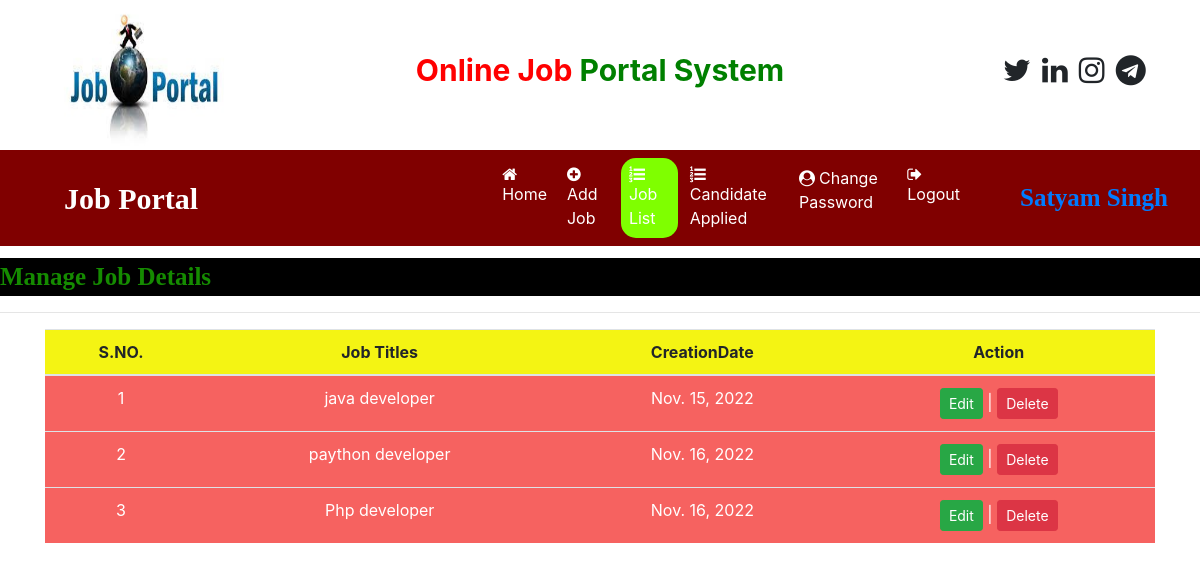
/job_list (signed in), run on the app's committed database.
### job/models.py (models this page shows, shortened)
class Job(models.Model):
    recruiter = models.ForeignKey(Recruiter,on_delete=models.CASCADE)
    start_date = models.DateField()
    end_date = models.DateField()
    title = models.CharField(max_length=100)
    salary = models.FloatField(max_length=20)
    image = models.FileField()
    description = models.CharField(max_length=300)
    experience = models.CharField(max_length=50)
    location = models.CharField(max_length=100)
    skills = models.CharField(max_length=100)
    creationdate = models.DateField()

### job/views.py (the view)
# urls.py: path('job_list',  job_list,  name="job_list"),
def job_list(request):
    if not request.user.is_authenticated:
        return redirect('recruiter_login')
    user = request.user
    recruiter = Recruiter.objects.get(user=user)
    job = Job.objects.filter(recruiter=recruiter)
    d = {'job':job}
    return render(request,'job_list.html',d)

### job/templates/job_list.html (shortened to what this page needs)
{% load static %}
{% block body %}
{% include 'recruiter_navigation.html' %}
<marquee style="font-family : 'Monotype Corsiva'; font-size:25px ; color : rgb(21, 139, 0) ; background-color : black ;font-weight: bold ; margin-top : 1%">
    Manage Job Details
</marquee>
 <hr>
<div class="container">
<table class="table table-hover" id="example">
    <thead>
        <tr style="background-color: rgb(244, 244, 19) ">
            <th>S.NO.</th>
            <th>Job Titles</th>
            <th>CreationDate</th>
            <th>Action</th>
        </tr>
    </thead>
    <tbody>
    {% for i in job %}
    <tr style="background-color: #f66260  ;color: white;">
        <td>{{forloop.counter}}</td>
        <td>{{i.title}}</td>
        <td>{{i.creationdate}}</td>
        <td><a href="{% url 'edit_jobdetail' i.id %}" class="btn btn-success btn-sm" >Edit</a>
           | <a href="{% url 'change_status' i.id %}" class="btn btn-danger btn-sm" >Delete</a>
        </td>
    </tr>
    {% endfor %}
    </tbody>
</table>
</div>
{% endblock %}

### job/templates/recruiter_navigation.html (shortened to what this page needs)
<html>
    <head>
        {% load static %}
  <link rel="stylesheet" href="https://cdn.jsdelivr.net/npm/bootstrap@4.6.1/dist/css/bootstrap.min.css">
  <link rel="stylesheet" href="https://cdnjs.cloudflare.com/ajax/libs/font-awesome/4.7.0/css/font-awesome.min.css">
    </head>
    <body>
        <div class="container">
             <div class="row">
                <div class="col-sm-3">
                   <img src="{% static 'images/v1.jpg' %}"  style="width:180px;height:150px"  >
                </div>
                <div class="col-sm-6 mt-5 text-center">
                     <span style="font-weight: bold; font-size : 30px">
                        <span style="color : red">Online Job</span>
                        <span style="color : green">Portal System</span>
                     </span>
                 </div>
                 <div class="col-sm-3 mt-5" style = "padding-left: 10%">
                    <span style="font-weight: bold; font-size: 30px">
                        <span><i class="fa fa-twitter pl-1"></i></span>
                        <span><i class="fa fa-linkedin pl-1"></i></span>
                        <span><i class="fa fa-instagram pl-1"></i></span>
                        <span><i class="fa fa-telegram pl-1"></i></span>
                    </span>
                 </div>
             </div>
        </div>
        <nav class="navbar navbar-expand-sm" style="background-color: maroon">
            <a class="navbar-brand text-white pl-5 font-weight-bold" style="font-family:'Monotype Corsiva'; font-size:30px">Job Portal</a>
            <ul class="navbar-nav">
                <li class="nav-item">
                    <a class="nav-link" href="{% url 'recruiter_home' %}"style='margin-left:280px'><i class="fa fa-home mr-1"></i>Home</a>
                </li>
                <li class="nav-item">
                    <a class="nav-link {% if request.path == '/add_job' %} active {% endif %}" href="{% url 'add_job' %}"><i class="fa fa-plus-circle mr-1"></i>Add Job</a>
                </li>
                <li class="nav-item">
                    <a class="nav-link {% if request.path == '/job_list' %} active {% endif %}" href="{% url 'job_list' %}"><i class="fa fa-list-ol mr-1"></i>Job List</a>
                </li>
                <li class="nav-item">
                    <a class="nav-link {% if request.path == '/applied_candidatelist' %} active {% endif %}" href="{% url 'applied_candidatelist' %}"><i class="fa fa-list-ol mr-1"></i>Candidate Applied</a>
                </li>
                <li class="nav-item">
                    <a class="nav-link {% if request.path == '/change_passwordrecruiter' %} active {% endif %}" href="{% url 'change_passwordrecruiter' %}"><i class="fa fa-user-circle mr-1"></i>Change Password</a>
                </li>
                <li class="nav-item">
                    <a class="nav-link" href="{% url 'Logout' %}"> <i class="fa fa-sign-out mr-1"></i>Logout</a>
                </li>
            </ul>
            <a class="navbar-brand text-chartreuse pl-5 font-weight-bold" style="font-family:'Monotype Corsiva'; font-size:25px">{{request.user.first_name}} {{request.user.last_name}}</a>
        </nav>
    </body>
</html>

### job/templates/recruiter_navigation.html (style rules this page uses)
.nav-link { color: white !important; margin-right: 4px; }
.active { background-color:chartreuse ; border-radius: 15px; }

### job/templates/job_list.html (style rules this page uses)
tr { text-align: center; }

### data on the page
Job: title "java developer", creationdate "Nov. 15, 2022"
Job: title "paython developer", creationdate "Nov. 16, 2022"
Job: title "Php developer", creationdate "Nov. 16, 2022"

### other printed values
{{ request.user.first_name }} "Satyam"
{{ request.user.last_name }} "Singh"
